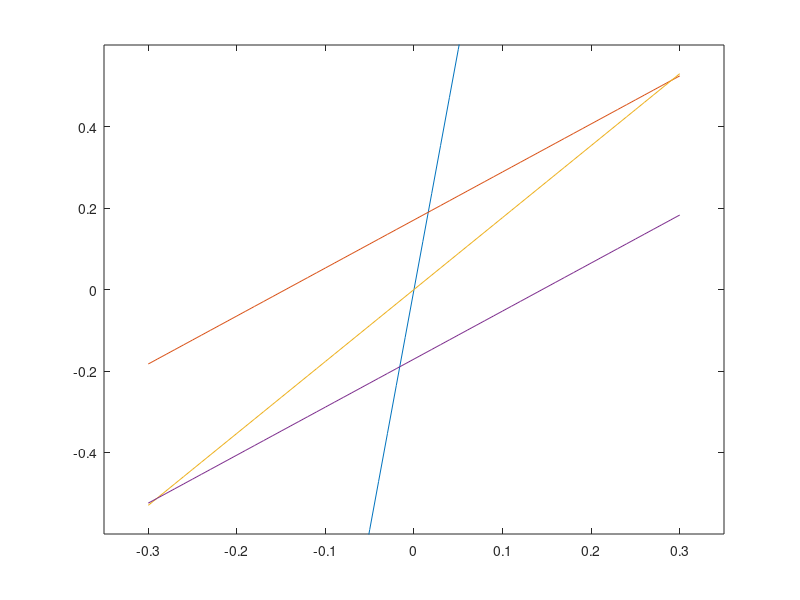

The MATLAB source for this figure:
clc; clear; close all;

% SaD = 0.2324;
% TeD = 2.5;
% DampingRatio = 0.25;
SaD = 0.195;
TeD = 3;
DampingRatio = 0.2;

W = 35.53421364;
postYieldingRatio = 0.1;
LRBs = 9;

dleta = 0.000001;
g = 9.81;

KeD = W / ((TeD / (2 * pi)) ^ 2) / g;

if DampingRatio <= 0.02
    BS = 0.8;
    B1 = 0.8;
elseif 0.02 < DampingRatio && DampingRatio <= 0.05
    BS = (DampingRatio - 0.02) / 0.03 * (1 - 0.8) + 0.8;
    B1 = (DampingRatio - 0.02) / 0.03 * (1 - 0.8) + 0.8;
elseif 0.05 < DampingRatio && DampingRatio <= 0.1
    BS = (DampingRatio - 0.05) / 0.05 * (1.33 - 1) + 1;
    B1 = (DampingRatio - 0.05) / 0.05 * (1.25 - 1) + 1;
elseif 0.1 < DampingRatio && DampingRatio <= 0.2
    BS = (DampingRatio - 0.1) / 0.1 * (1.6 - 1.33) + 1.33;
    B1 = (DampingRatio - 0.1) / 0.1 * (1.5 - 1.25) + 1.25;
elseif 0.2 < DampingRatio && DampingRatio <= 0.3
    BS = (DampingRatio - 0.2) / 0.1 * (1.79 - 1.6) + 1.6;
    B1 = (DampingRatio - 0.2) / 0.1 * (1.63 - 1.5) + 1.5;
elseif 0.3 < DampingRatio && DampingRatio <= 0.4
    BS = (DampingRatio - 0.3) / 0.1 * (1.87 - 1.79) + 1.79;
    B1 = (DampingRatio - 0.3) / 0.1 * (1.7 - 1.63) + 1.63;
elseif 0.4 < DampingRatio && DampingRatio <= 0.5
    BS = (DampingRatio - 0.4) / 0.1 * (1.93 - 1.87) + 1.87;
    B1 = (DampingRatio - 0.4) / 0.1 * (1.75 - 1.7) + 1.7;
elseif 0.5 < DampingRatio
    BS = 1.93;
    B1 = 1.75;
end

B = B1;

DD = g / (4 * pi ^ 2) * SaD * TeD ^ 2 / B;

% syms Qd; % be careful performance issue.

% Kd = KeD - Qd / DD;

% Ku = Kd / postYieldingRatio;

% Dy = Qd / (Ku - Kd);

% ATD = 4 * Qd * (DD - Dy);

% solQd = double(solve(DampingRatio == ATD / (2 * pi * KeD * DD ^ 2), Qd))
ATD = (2 * pi * KeD * DD ^ 2) * DampingRatio;

Dy = 0;

condition = true;

while condition

    prevDy = Dy;

    Qd = ATD / (4 * (DD - prevDy));

    Kd = KeD - Qd / DD;

    Ku = Kd / postYieldingRatio;

    Dy = Qd / (Ku - Kd);

    condition = abs(Dy - prevDy) > dleta;

end

B
DD
KeD

% Fy1 = Ku * Dy / LRBs

singleKu = Ku / LRBs
singleKd = Kd / LRBs
singleQd = Qd / LRBs

fprintf('======================');
singleKeD = KeD / LRBs
DampingRatio
singleKu = Ku / LRBs
Fy = (Qd + Kd * Dy) / LRBs
postYieldingRatio

x = -0.3 : 0.01 : 0.3;
y1 = singleKu * x;
y2 = singleKd * x + singleQd;
y3 = singleKeD * x;
y4 = singleKd * x - singleQd;

figure;
plot(x, y1, x, y2, x, y3, x, y4);
title('');
xlabel('');
ylabel('');
axis([-0.35 0.35 -0.6 0.6]);
